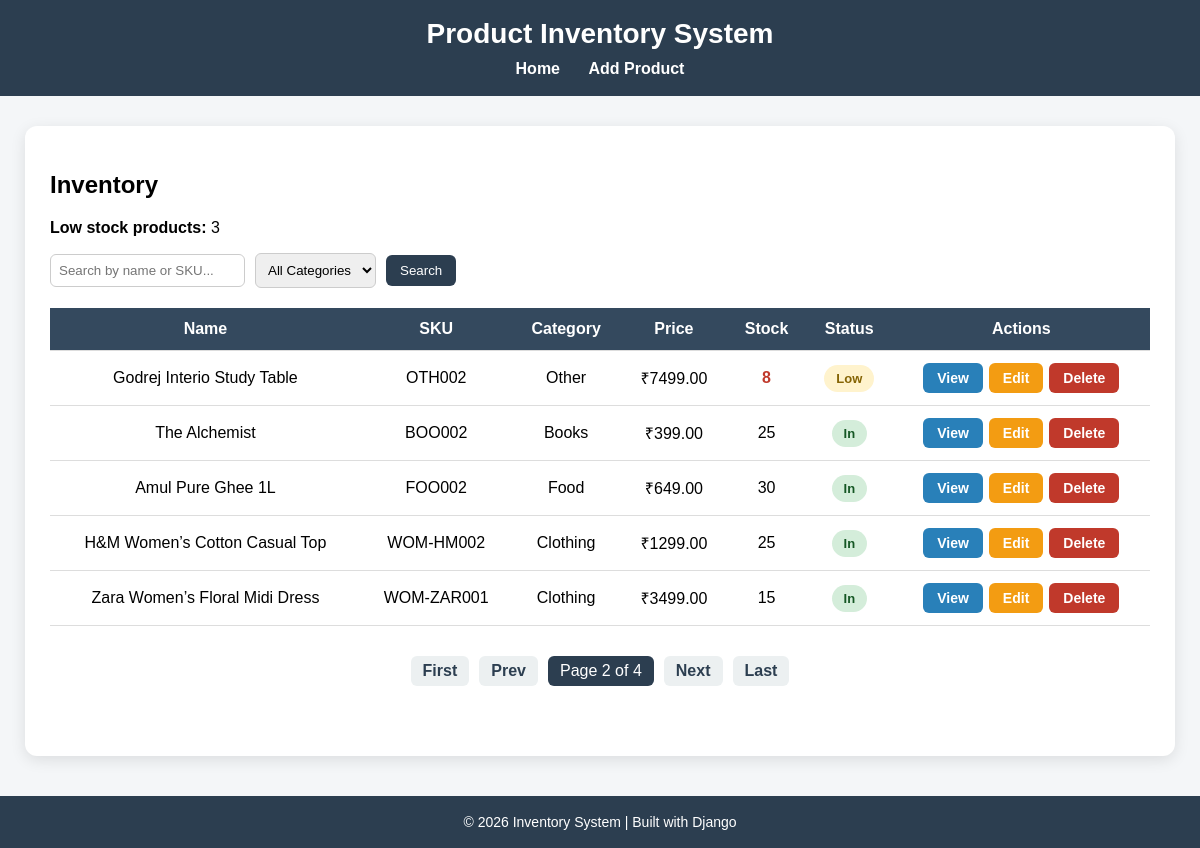
Page /?page=2&search=&category= on the committed database.
### products/models.py (models this page shows, shortened)
class Product(models.Model):
    CATEGORY_CHOICES = [
        ('Electronics', 'Electronics'),
        ('Clothing', 'Clothing'),
        ('Food', 'Food'),
        ('Books', 'Books'),
        ('Other', 'Other'),
    ]
    name = models.CharField(max_length=255, blank=False, null=False)
    sku = models.CharField(max_length=100, unique=True, blank=False, null=False)
    category = models.CharField(max_length=100, choices=CATEGORY_CHOICES, blank=True, null=True)
    price = models.DecimalField(max_digits=10, decimal_places=2, blank=False, null=False)
    stock = models.IntegerField(default=0)
    supplier = models.CharField(max_length=100)
    added_date = models.DateTimeField(auto_now_add=True)

### products/views.py (the view)
# urls.py: 2. Add a URL to urlpatterns:  path('', views.home, name='home')
def home(request):
    products = Product.objects.all().order_by("-id")
    search = request.GET.get("search", "").strip()
    category = request.GET.get("category", "").strip()
    if search:
        products = products.filter(
            Q(name__icontains=search) | Q(sku__icontains=search)
        )
    if category:
        products = products.filter(category=category)
    low_stock_count = Product.objects.filter(stock__lt=10).count()
    paginator = Paginator(products, 5)
    page_number = request.GET.get("page")
    page_obj = paginator.get_page(page_number)
    categories = Product.objects.exclude(category__isnull=True).exclude(category="") \
        .values_list("category", flat=True).distinct()
    return render(request, "home.html", {
        "page_obj": page_obj,
        "low_stock_count": low_stock_count,
        "categories": categories,
        "search": search,
        "selected_category": category,
    })

### products/templates/home.html (shortened to what this page needs)
{% extends 'base.html' %}
{% block content %}
<h2>Inventory</h2>
<p><b>Low stock products:</b> {{ low_stock_count }}</p>
<form method="GET" class="filter-bar">
    <input type="text" name="search" placeholder="Search by name or SKU..." value="{{ search }}">
    <select name="category" onchange="this.form.submit()">
        <option value="">All Categories</option>
    </select>
    <button type="submit">Search</button>
</form>
<table>
    <tr>
        <th>Name</th>
        <th>SKU</th>
        <th>Category</th>
        <th>Price</th>
        <th>Stock</th>
        <th>Status</th>
        <th>Actions</th>
    </tr>
    {% for product in page_obj %}
    <tr>
        <td>{{ product.name }}</td>
        <td>{{ product.sku }}</td>
        <td>{{ product.category }}</td>
        <td>₹{{ product.price }}</td>
        <td class="{% if product.stock < 10 %}stock-low{% endif %}">
            {{ product.stock }}
        </td>
        <td>
            {% if product.stock == 0 %}
                <span class="badge badge-out">Out</span>
            {% elif product.stock < 10 %}
                <span class="badge badge-low">Low</span>
            {% else %}
                <span class="badge badge-ok">In</span>
            {% endif %}
        </td>
        <td class="actions-cell">
            <a class="btn btn-view" href="{% url 'detail' product.pk %}">View</a>
            <a class="btn btn-edit" href="{% url 'edit' product.pk %}">Edit</a>
            <a class="btn btn-delete" href="{% url 'delete' product.pk %}">Delete</a>
        </td>
    </tr>
    {% endfor %}
</table>
<div class="pagination">
    {% if page_obj.has_previous %}
        <a href="?page=1&search={{ search }}&category={{ selected_category }}">First</a>
        <a href="?page={{ page_obj.previous_page_number }}&search={{ search }}&category={{ selected_category }}">Prev</a>
    {% endif %}
    <span>Page {{ page_obj.number }} of {{ page_obj.paginator.num_pages }}</span>
    {% if page_obj.has_next %}
        <a href="?page={{ page_obj.next_page_number }}&search={{ search }}&category={{ selected_category }}">Next</a>
        <a href="?page={{ page_obj.paginator.num_pages }}&search={{ search }}&category={{ selected_category }}">Last</a>
    {% endif %}
</div>
{% endblock %}

### products/templates/base.html (style rules this page uses)
body { font-family: Arial, sans-serif; background: #f4f6f8; margin: 0; padding: 0; }
.btn { padding: 7px 14px; text-decoration: none; border-radius: 6px; color: white; font-size: 14px; font-weight: bold; display: inline-block; }
.btn-view { background: #2980b9; }
.btn-edit { background: #f39c12; }
.btn-delete { background: #c0392b; }
table { width: 100%; border-collapse: collapse; margin-top: 20px; }
th, td { padding: 12px; border-bottom: 1px solid #ddd; text-align: center; }
th { background: #34495e; color: white; }
.actions-cell { display: flex; gap: 6px; justify-content: center; flex-wrap: wrap; }
.filter-bar { display: flex; gap: 10px; margin: 15px 0; align-items: center; flex-wrap: wrap; }
.filter-bar input, .filter-bar select { padding: 8px; border: 1px solid #ccc; border-radius: 6px; }
.filter-bar button { padding: 8px 14px; border: none; border-radius: 6px; background: #2c3e50; color: white; cursor: pointer; }
.badge { padding: 6px 12px; border-radius: 20px; font-size: 13px; font-weight: bold; }
.badge-ok { background: #d4edda; color: #155724; }
.badge-low { background: #fff3cd; color: #856404; }
.stock-low { color: #c0392b; font-weight: bold; }
.pagination { display: flex; justify-content: center; gap: 10px; margin-top: 30px; }
.pagination a { padding: 6px 12px; border-radius: 6px; background: #ecf0f1; text-decoration: none; color: #2c3e50; font-weight: bold; }
.pagination span { padding: 6px 12px; background: #2c3e50; color: white; border-radius: 6px; }

### rows in the picture
Product: name "Godrej Interio Study Table", sku "OTH002", category "Other", price "7499.00", stock "8", shows "Low"
Product: name "The Alchemist", sku "BOO002", category "Books", price "399.00", stock "25", shows "In"
Product: name "Amul Pure Ghee 1L", sku "FOO002", category "Food", price "649.00", stock "30", shows "In"
Product: name "H&M Women’s Cotton Casual Top", sku "WOM-HM002", category "Clothing", price "1299.00", stock "25", shows "In"
Product: name "Zara Women’s Floral Midi Dress", sku "WOM-ZAR001", category "Clothing", price "3499.00", stock "15", shows "In"

### other values in the picture
{{ low_stock_count }} "3"
{{ page_obj.number }} "2"
{{ page_obj.paginator.num_pages }} "4"
